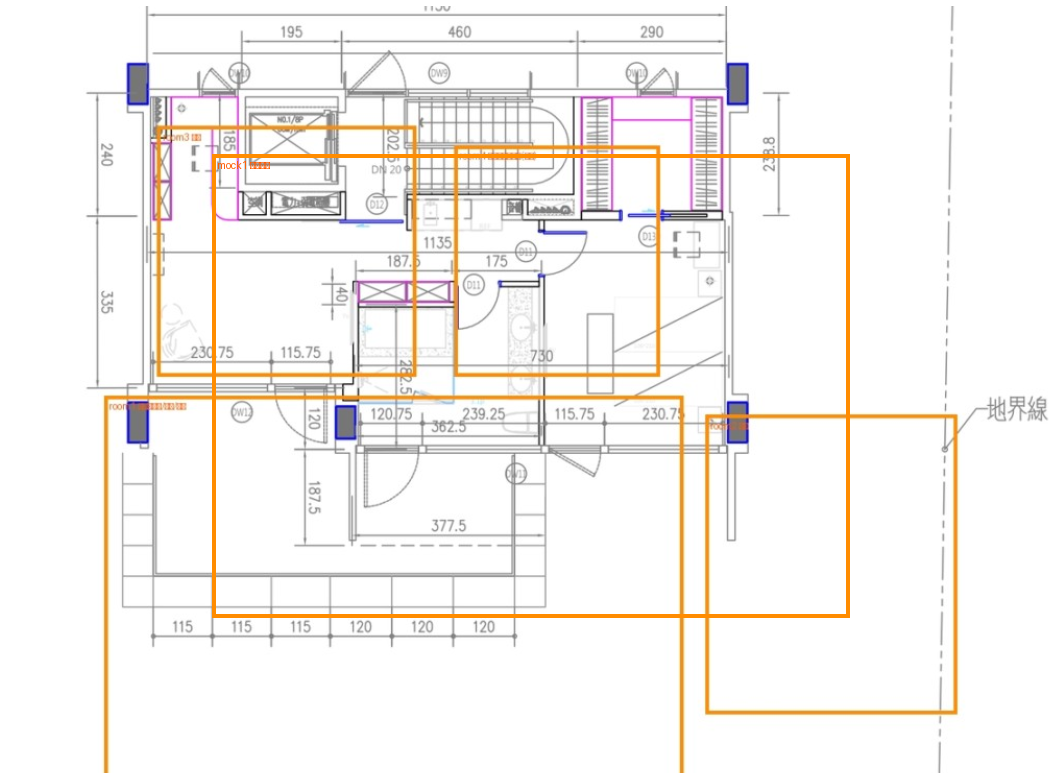
#> input picture sandbox_stage1_mock.png, 1063 x 773 px
$ python -i red_line_extractor.py   (imports and definitions only)
#> lines starting #> are read from the running program, lines starting #| are printed output that depends on the picture; after the words box and inside, x2 and y2 are one past the last pixel; in counts of white or black regions, pixels touching at a corner belong together
#> further down, picture is the input picture: PIL image 1063x773 RGB; mean R, G, B 246.5, 243, 239.6
from __future__ import annotations

from typing import Any

import cv2
import numpy as np
from PIL import Image, ImageDraw


def _to_rgb_array(image: Image.Image) -> np.ndarray:
    return np.array(image.convert("RGB"))


def _red_mask(image: Image.Image) -> np.ndarray:
    rgb = _to_rgb_array(image)

    red = rgb[:, :, 0]
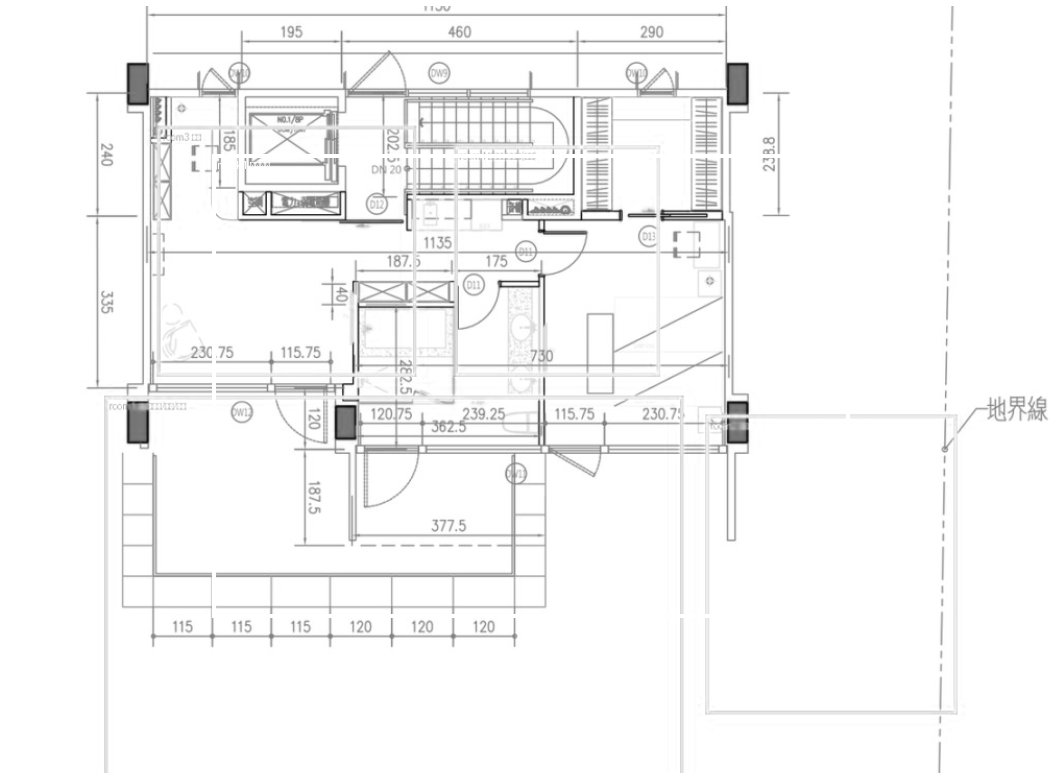
#> red: shape (773, 1063); min 13, max 255, mean 246.5
    green = rgb[:, :, 1]
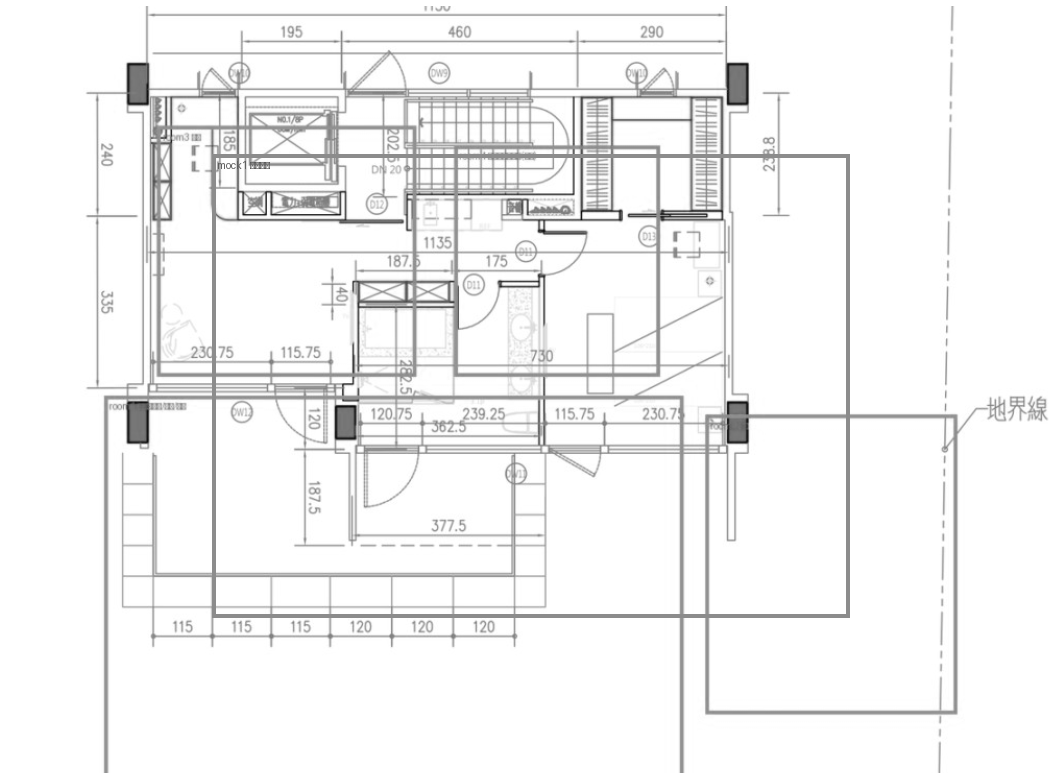
#> green: shape (773, 1063); min 9, max 255, mean 243
    blue = rgb[:, :, 2]
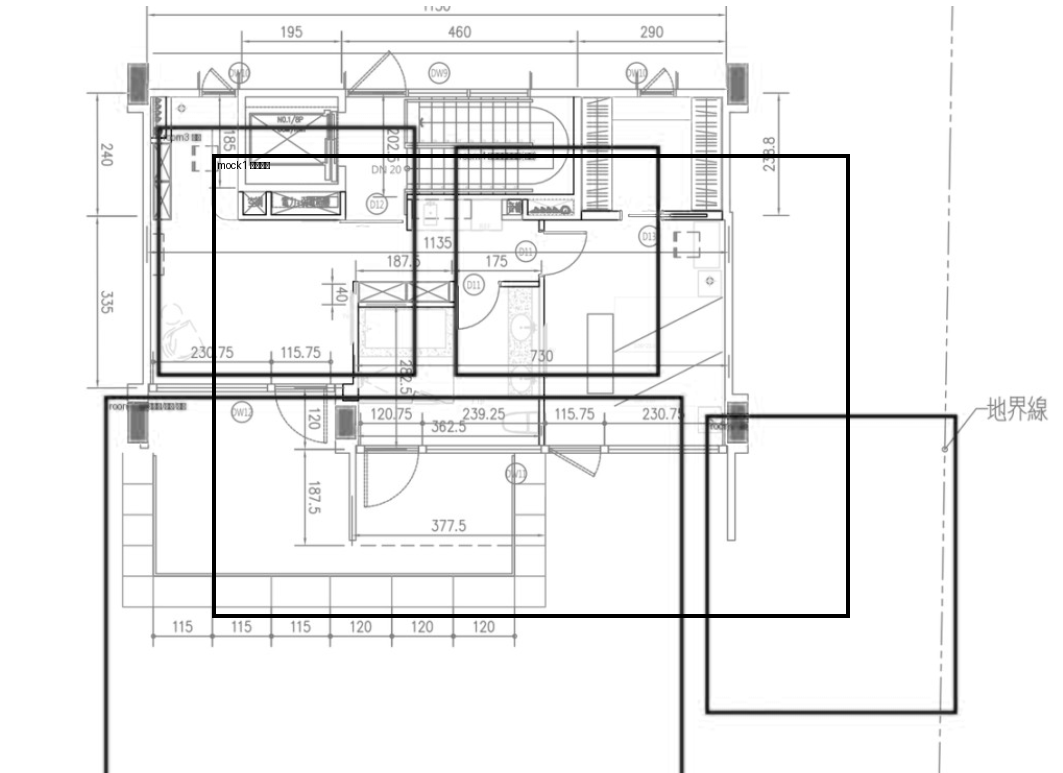
#> blue: shape (773, 1063); min 0, max 255, mean 239.6

    # 容許壓縮與生成造成的近紅色。
    mask = (
        (red >= 180)
        & (red >= green + 70)
        & (red >= blue + 70)
        & (green <= 120)
        & (blue <= 120)
    ).astype(np.uint8) * 255
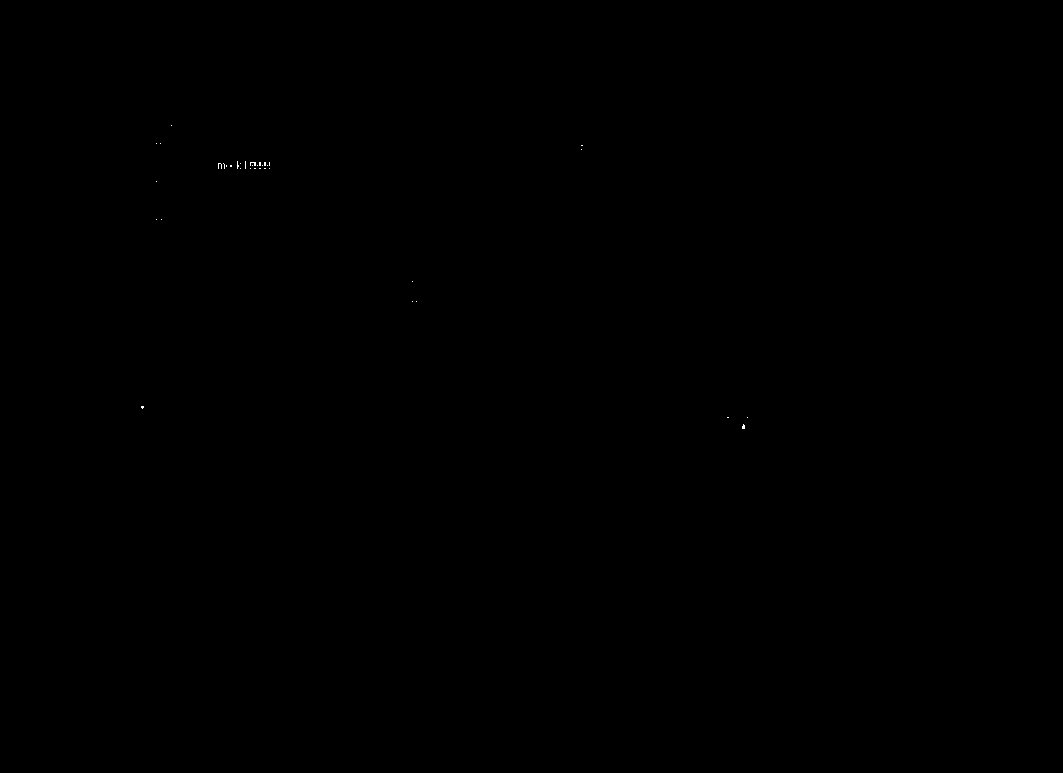
#> mask: shape (773, 1063); 0.02% white in thin lines or dots, all inside (x1, y1, x2, y2) = (141, 125, 748, 429)

    kernel = np.ones((5, 5), np.uint8)
    mask = cv2.morphologyEx(mask, cv2.MORPH_CLOSE, kernel, iterations=2)
#> mask: shape (773, 1063); 0.04% white; 12 white regions (11 under 20 px), largest, box (x1, y1, x2, y2) and area: (218, 161, 270, 169) 305
    mask = cv2.dilate(mask, np.ones((3, 3), np.uint8), iterations=1)
#> mask: shape (773, 1063); 0.08% white; 12 white regions (5 under 20 px)

    return mask


def extract_red_polygons(
    annotated_image: Image.Image,
    min_area: float = 1500.0,
) -> list[dict[str, Any]]:
    """
    從 AI 回傳圖擷取紅色封閉線，轉成近似 Polygon。
    """
    mask = _red_mask(annotated_image)

    contours, _ = cv2.findContours(
        mask,
        cv2.RETR_EXTERNAL,
        cv2.CHAIN_APPROX_SIMPLE,
    )
#> contours = 12 contours, 10 with area under 20; largest, box (x1, y1, x2, y2) and area: (217, 160, 271, 170) 373, (741, 423, 746, 430) 22

    polygons: list[dict[str, Any]] = []

    for contour in contours:
        area = float(cv2.contourArea(contour))
        if area < min_area:
            continue

        perimeter = cv2.arcLength(contour, True)
        approx = cv2.approxPolyDP(
            contour,
            epsilon=0.015 * perimeter,
            closed=True,
        )

        points = [
            [float(point[0][0]), float(point[0][1])]
            for point in approx
        ]

        if len(points) < 3:
            continue

        polygons.append(
            {
                "id": f"R{len(polygons) + 1}",
                "points": points,
                "area_pixels": area,
            }
        )
#> this loop made 12 passes
#> area on passes 1, 9: 22.5, 373
#> after the loop, polygons = []

    polygons.sort(
        key=lambda item: (
            min(point[1] for point in item["points"]),
            min(point[0] for point in item["points"]),
        )
    )

    for index, polygon in enumerate(polygons):
        polygon["id"] = chr(65 + index) if index < 26 else f"R{index + 1}"
#> this loop made 0 passes

    return polygons


def draw_polygons(
    source_image: Image.Image,
    polygons: list[dict[str, Any]],
) -> Image.Image:
    overlay = source_image.copy().convert("RGB")
    draw = ImageDraw.Draw(overlay)

    for polygon in polygons:
        points = [
            (float(x), float(y))
            for x, y in polygon["points"]
        ]

        if len(points) < 3:
            continue

        draw.line(
            points + [points[0]],
            fill=(255, 0, 0),
            width=5,
            joint="curve",
        )

        x, y = points[0]
        draw.text(
            (x + 6, y + 6),
            polygon["id"],
            fill=(255, 0, 0),
        )

    return overlay

>>> from PIL import Image
>>> picture = Image.open('../sandbox_stage1_mock.png')
>>> result = extract_red_polygons(picture)
#> result = []
